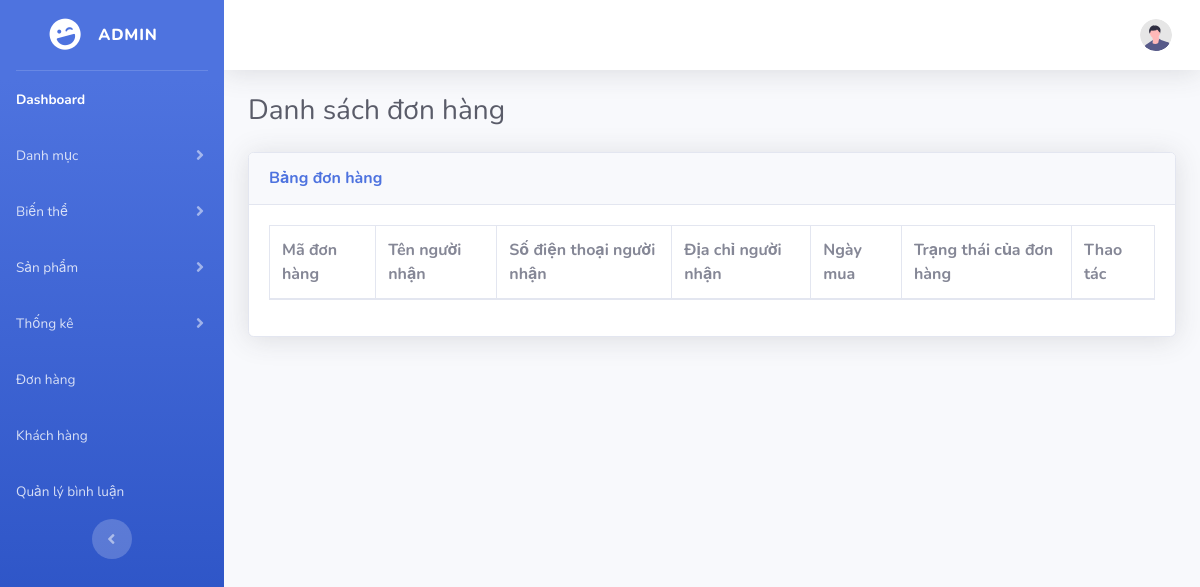
The page /Du_An_1/admin/index.php?act=listBill on the database as committed earlier.
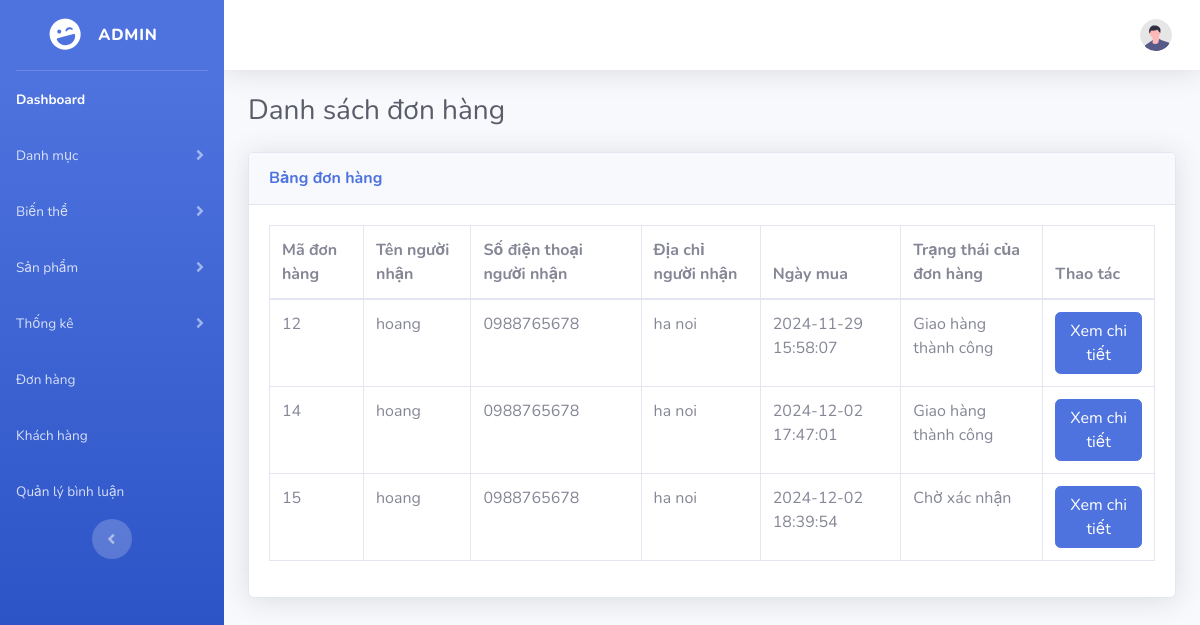
The same page on the database as committed later.
### tables this page shows
CREATE TABLE `bills` (
  `id_bill` int NOT NULL COMMENT 'Mã đơn hàng',
  `id_customer` int NOT NULL COMMENT 'Mã customer',
  `receiver_name` varchar(100) NOT NULL COMMENT 'Tên người nhận',
  `receiver_phone` varchar(100) NOT NULL COMMENT 'Số điện thoại người nhận',
  `receiver_address` text NOT NULL COMMENT 'Địa chỉ người nhận',
  `status` tinyint NOT NULL DEFAULT '0' COMMENT '0 => "Chờ xác nhận",\r\n        1 => "Đã xác nhận",\r\n        2 => "Chờ lấy hàng",\r\n        3 => "Đang vận chuyển",\r\n        4 => "Đang hoàn trả hàng",\r\n        5 => "Giao hàng thành công",\r\n        6 => "Đã hủy",',
  `purchase_date` datetime DEFAULT CURRENT_TIMESTAMP COMMENT 'Ngày mua '
);

### Du_An_1/admin/controller/billcontroller.php (called while the page is built, shortened)
<?php
class billController
{
    public $billModel;
    function __construct()
    {
        $this->billModel = new billModel();
    }
    function listBill()
    {
        $bills = $this->billModel->bill();
        require_once "../commons/function.php";
        require_once "view/listBill.php";
    }
}

### Du_An_1/admin/index.php (called while the page is built, shortened)
<?php
require_once __DIR__ . '/../commons/function.php';
require_once __DIR__ . '/controller/billcontroller.php';
require_once __DIR__ . '/model/billmodel.php';
$act = $_GET['act'] ?? '/';
$id_category = $_GET['id_category'] ?? null;
$id_variant = $_GET['id_variant'] ?? null;
$id_user = $_GET['id_user'] ?? null;
match ($act) {
    '/' => (new trang_chu())->trang_chu(),
    'listProduct' => (new productController())->listProduct(),
    'insertProduct' => (new productController())->insert(),
    'updateProduct' => (new productController())->update($_GET['id']),
    'deleteProduct' => (new productController())->delete($_GET['id']),
    'listProduct_variant' => (new productController())->listProduct_variant(),
    'updateProduct_variant' => (new productController())->updateProduct_variant($_GET['id_pro'], $_GET['id_var']),
    'deleteProduct_variant' => (new productController())->deleteProduct_variant($_GET['id_pro'], $_GET['id_var']),
    'listBill' => (new billController())->listBill(),
    'updateBill' => (new billController())->updateBill($_GET['id']),
    'addvariant' => (new variantController())->insert(),
    'listvariant' => (new variantController())->listvariant(),
    'updatevariant' => (new variantController())->update($id_variant),
    'deletevariant' => (new variantController())->delete($id_variant),
    'addcategories' => (new catagoriesController())->insert(),
    'listcategories' => (new catagoriesController())->listcategories(),
    'updatecategories' => (new catagoriesController())->update($id_category),
    'deletecategories' => (new catagoriesController())->delete($id_category),
    'listUser' => (new UserController())->listUsers(),
    'addUser' => (new UserController())->addUser(),
    'insertUser' => (new UserController())->insertUser(),
    'deleteUser' => (new UserController())->deleteUser($id_user),
    'listthongkesl' => (new thongkeslController())->listThongkesl(),
    'bieudosl' => (new thongkeslController())->bieudosl(),
    'listComments' => (new CommentController())->listComments(),
    'toggleCensorship' => (new CommentController())->toggleCensorship($_GET['id'], $_GET['status']),
    'deleteComment' => (new CommentController())->deleteComment($_GET['id']),
    default => throw new Exception("No matching action found for '$act'"),
};

### Du_An_1/commons/function.php (called while the page is built, shortened)
<?php
function connDBAss()
{
    $host = "mysql:host=localhost;dbname=pro1014;charset=utf8";
    $user = "root";
    $pass = "";
    try {
        $conn = new PDO($host, $user, $pass);
        $conn->setAttribute(PDO::ATTR_ERRMODE, PDO::ERRMODE_EXCEPTION);
        return $conn;
    } catch (PDOException $th) {
        echo $th->getMessage();
    }
}
function getOrderStatus($status)
{
    $statuses = [
        0 => "Chờ xác nhận",
        1 => "Đã xác nhận",
        2 => "Chờ lấy hàng",
        3 => "Đang vận chuyển",
        4 => "Đang hoàn trả hàng",
        5 => "Giao hàng thành công",
        6 => "Đã hủy",
    ];
    return $statuses[$status] ?? "Không xác định";
}

### Du_An_1/admin/model/billmodel.php (called while the page is built, shortened)
<?php
class billModel
{
    public $conn;
    function __construct()
    {
        $this->conn = connDBAss();
    }
    function bill()
    {
        $sql = "SELECT * FROM bills";
        return $this->conn->query($sql)->fetchAll();
    }
}

### Du_An_1/admin/view/listBill.php (the view, shortened to what the changed rows need)
<?php
require_once 'layout/header.php';
?>
<div id="content-wrapper" class="d-flex flex-column">
    <div id="content">
        <div class="container-fluid">
            <div class="d-sm-flex align-items-center justify-content-between mb-4">
                <h1 class="h3 mb-0 text-gray-800">Danh sách đơn hàng</h1>
            </div>
            <div class="card shadow mb-4">
                <div class="card-body">
                    <div class="table-responsive">
                        <table class="table table-bordered" width="100%" cellspacing="0">
                            <thead>
                                <tr>
                                    <th>Mã đơn hàng</th>
                                    <th>Tên người nhận</th>
                                    <th>Số điện thoại người nhận</th>
                                    <th>Địa chỉ người nhận</th>
                                    <th>Ngày mua</th>
                                    <th>Trạng thái của đơn hàng</th>
                                    <th>Thao tác</th>
                                </tr>
                            </thead>
                            <tbody>
                                <?php
                                foreach ($bills as $key => $bill) {
                                    ?>
                                    <tr>
                                        <td><?= $bill['id_bill'] ?></td>
                                        <td><?= $bill['receiver_name'] ?></td>
                                        <td><?= $bill['receiver_phone'] ?></td>
                                        <td><?= $bill['receiver_address'] ?></td>
                                        <td><?= $bill['purchase_date'] ?></td>
                                        <td><?= getOrderStatus($bill['status']) ?></td>
                                        <td>
                                            <a class="btn btn-primary" href="?act=updateBill&id=<?= $bill['id_bill'] ?>"
                                                role="button">Xem chi tiết</a>
                                        </td>
                                    </tr>
                                    <?php
                                }
                                ?>
                            </tbody>
                        </table>
                    </div>
                </div>
            </div>
        </div>
    </div>
    <?php
    require_once 'layout/footer.php';
    ?>

Rows that differ between the two databases and show on the page:
added bills: id_bill "12", receiver_name "hoang", receiver_phone "0988765678", receiver_address "ha noi", purchase_date "2024-11-29 15:58:07", status "Giao hàng thành công"
added bills: id_bill "14", receiver_name "hoang", receiver_phone "0988765678", receiver_address "ha noi", purchase_date "2024-12-02 17:47:01", status "Giao hàng thành công"
added bills: id_bill "15", receiver_name "hoang", receiver_phone "0988765678", receiver_address "ha noi", purchase_date "2024-12-02 18:39:54", status "Chờ xác nhận"
